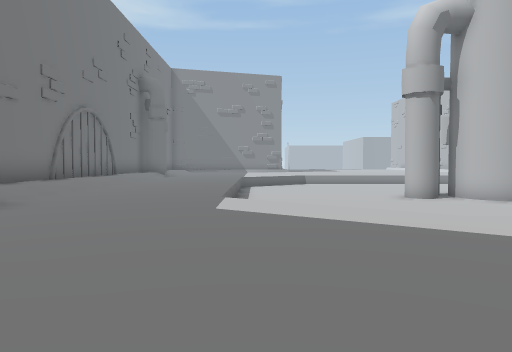
[1] (above)

23 first-person views from a walk through a Unity game level. The camera is 1.3 m above the floor, tilts 2° down and sees 70° across. The floor is counted in squares, 2 m on a side. Each view is taken from the middle of a square. On the plan, view 1 faces up. The plan holds only what a view shows up to about 11 squares ahead; the rest is blank. The place goes on beyond the plan.

[2]
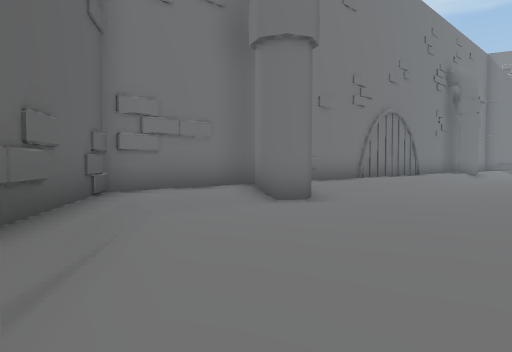

[3]
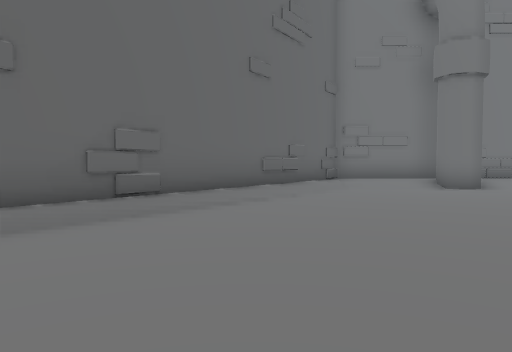

[4]
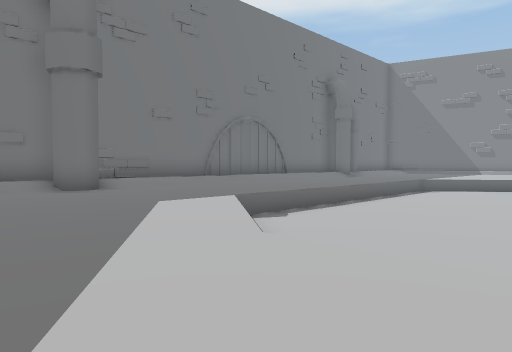

[5]
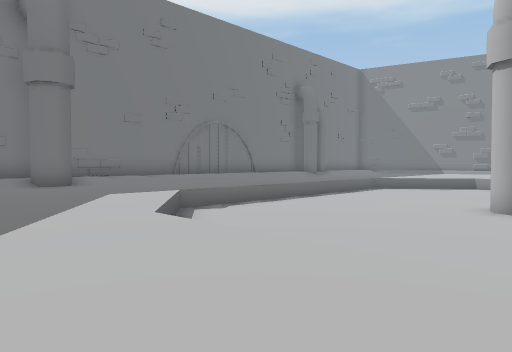

[6]
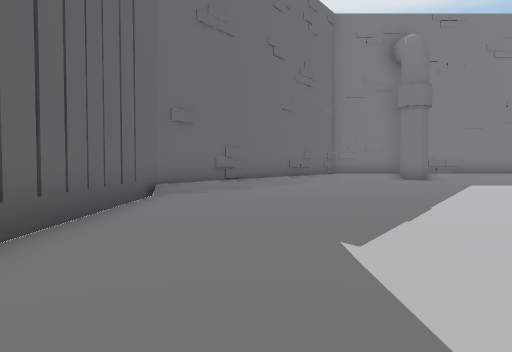

[7]
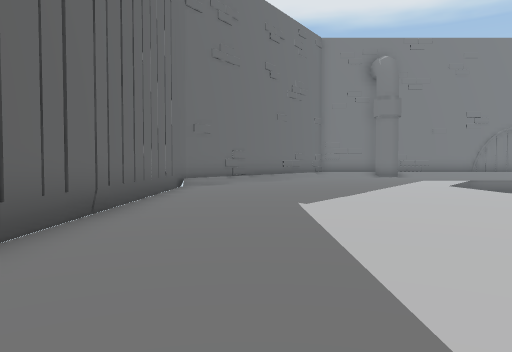

[8]
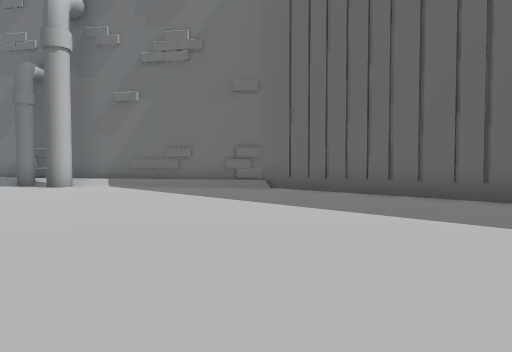

[9]
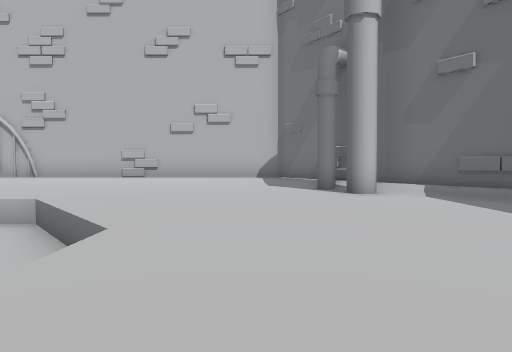

[10]
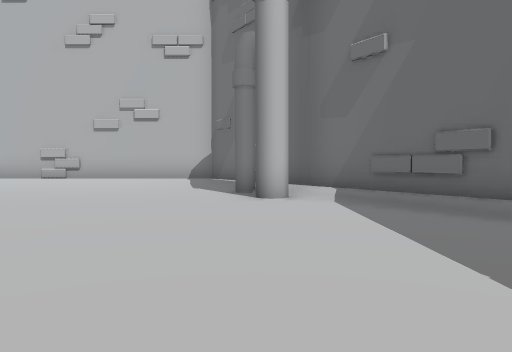

[11]
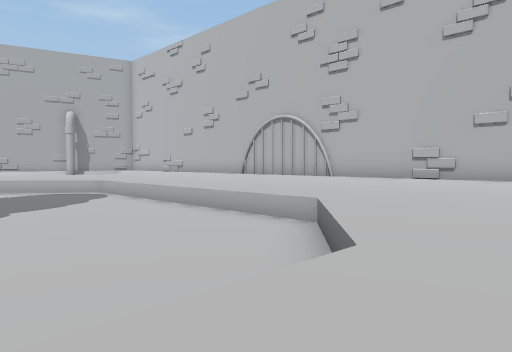

[12]
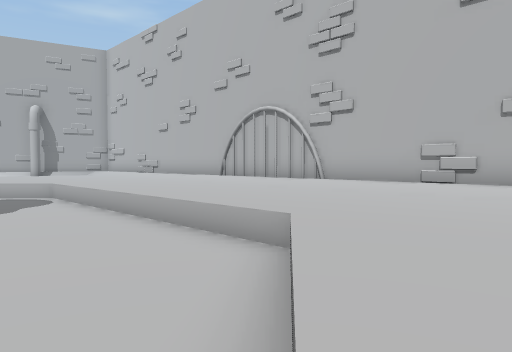

[13]
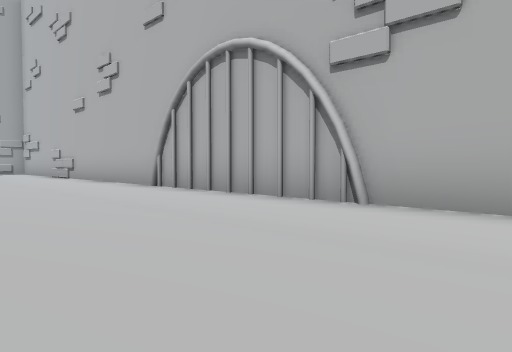

[14]
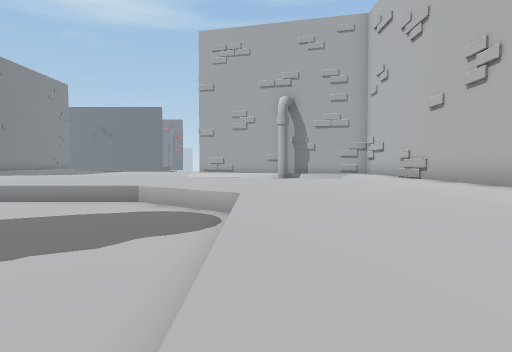

[15]
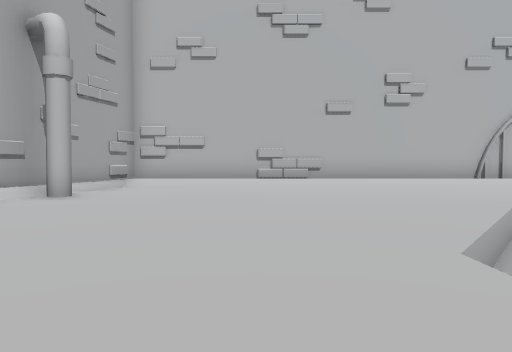

[16]
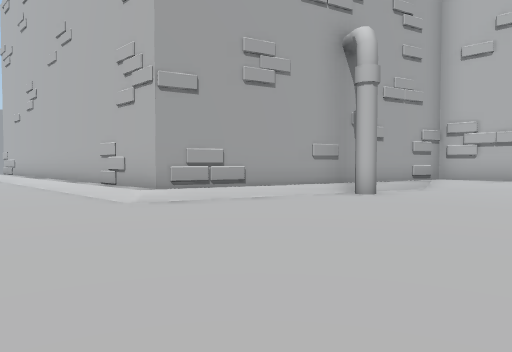

[17]
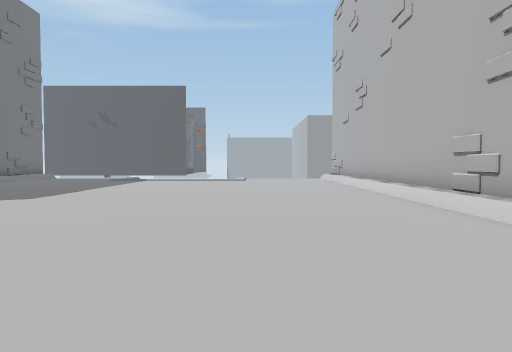

[18]
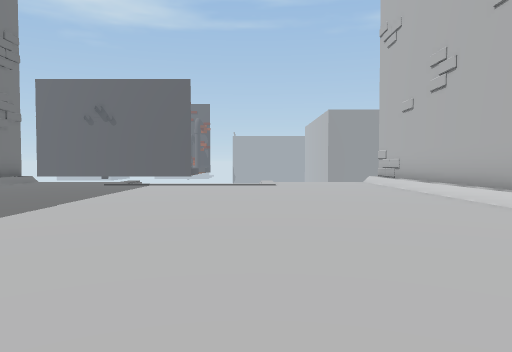

[19]
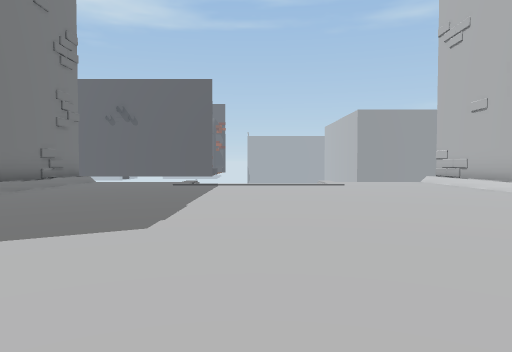

[20]
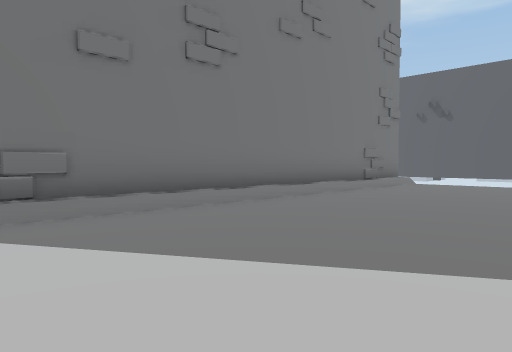

[21]
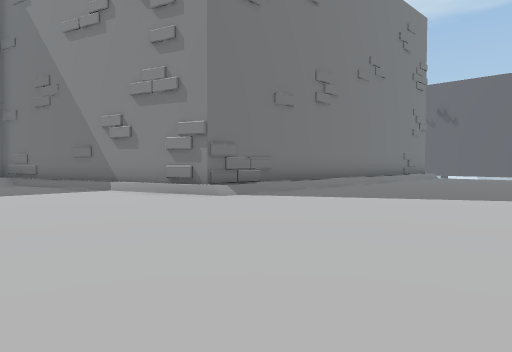

[22]
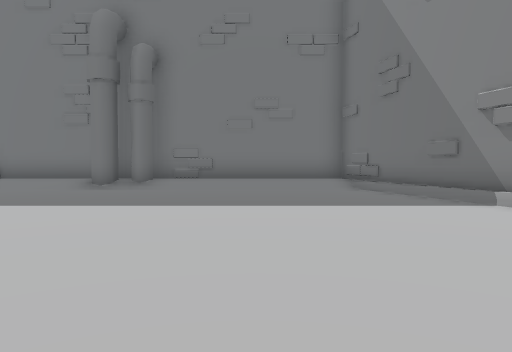

[23]
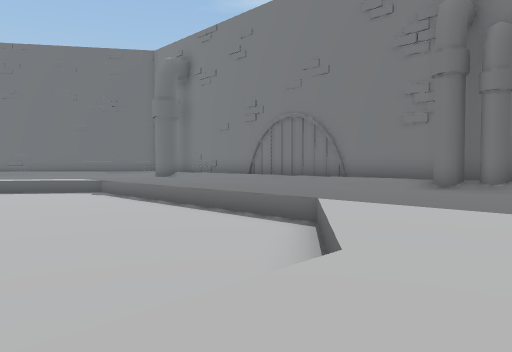

### Floor plan
Key: @ floor where view 1 was taken; # wall or solid block; . main floor; : floor 0.5 m higher than the main floor; / step, stairs or slope; v drop or lower ground.
Columns run from 6 left of view 1 to 22 right of it. Each row starts with its distance up from view 1.
 38         #...
 37         #....    .../#
 36         #.........../#
 35         #.........../#
 34         #.........../#
 33         #.........../#
 32         #.........../#
 31         #.........../#
 30         #.........../#
 29         #.........../#
 28         #.........../#
 27       ###.........../##
 26    ####............../###
 25 ####....................#####
 24 #:............. .........../#
 23 #:.............  ........../#
 22 #:.............  ........../#
 21 #:..........     ........../#
 20 #:.........     .........../#
 19 ##......vv      vvvvv....../#
 18 ##.....vvvvv     vvvvv...../#
 17 #:....vvvvv      vvvvvv..../#
 16 #:....vvvvv       vvvvv..../#
 15 #:....vvvvv        vvvv..../#
 14    ...vvvvv        vvvv..../#
 13     ..vvvvvv       vvvv..../#
 12    ...vvvvv#       vvvv..../#
 11 #:....vvvvvvvv    vvvvv..../#
 10 #:....vvvvvvvv    vvvvv..../#
  9 #:....vvvvvvv     vvvvv..../#
  8 #:....vvvvvvv     vvvvv..../#
  7 #:....vvvvvvv     vvvvv..../#
  6 #:.....vvvvvv    vvvvv...../#
  5 ##......v           v....../#
  4 #:........................./#
  3 #:........................./#
  2 ##/......................./##
  1  ###....................####
  0    ##.@.................##
 -1     ###................##
 -2       ##.............###
 -3        ###############

Where each view was taken, in squares from view 1:
view 1: 0 up, 0 right, facing up
view 2: 0 up, 0 right, facing up-left
view 3: 0 up, 5 right, facing left
view 4: 2 up, 5 right, facing up-left
view 5: 2 up, 7 right, facing up-left
view 6: 1 down, 10 right, facing left
view 7: 1 down, 13 right, facing left
view 8: 4 up, 7 right, facing down-right
view 9: 3 up, 10 right, facing right
view 10: 1 up, 11 right, facing right
view 11: 3 up, 11 right, facing up-right
view 12: 4 up, 13 right, facing up-right
view 13: 8 up, 18 right, facing up-right
view 14: 9 up, 17 right, facing up
view 15: 21 up, 11 right, facing right
view 16: 21 up, 11 right, facing up-right
view 17: 23 up, 11 right, facing up
view 18: 26 up, 10 right, facing up
view 19: 26 up, 8 right, facing up
view 20: 27 up, 7 right, facing up-left
view 21: 22 up, 8 right, facing up-left
view 22: 22 up, 5 right, facing left
view 23: 21 up, 5 right, facing down-left
